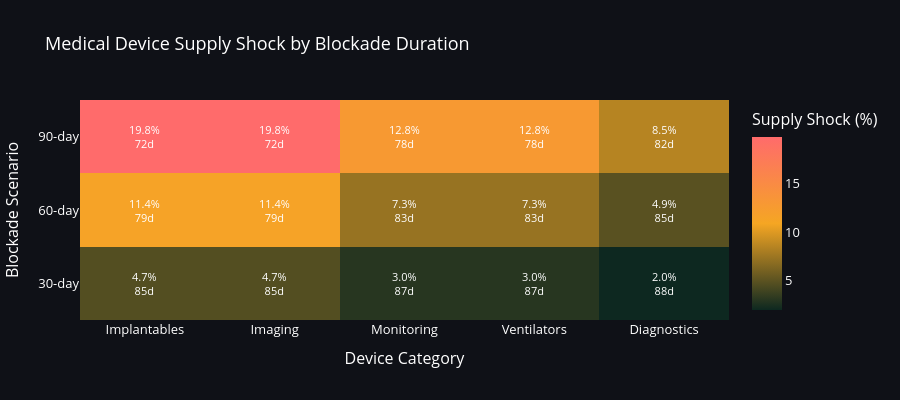

Source (notebook cell):
### Code cell
import numpy as np

# Build heatmap matrix — rows = scenarios, cols = device categories
scenarios_list = ['30-day', '60-day', '90-day']
disruption_rates = [0.40, 0.65, 0.85]
buffer_factors = [0.50, 0.25, 0.00]

heatmap_data = []
annotations = []

for i, (scenario, dr, bf) in enumerate(zip(scenarios_list, disruption_rates, buffer_factors)):
    row = []
    for _, dev in df_medical.iterrows():
        shock = dev['taiwan_dependency_pct'] * dr * (1 - bf) * 100
        onset = int(90 * (1 - dev['taiwan_dependency_pct'] * dr * (1 - bf)))
        row.append(round(shock, 1))
        annotations.append(dict(
            x=dev['device_category'],
            y=scenario,
            text=f"{round(shock,1)}%<br>{onset}d",
            showarrow=False,
            font=dict(color='white', size=11)
        ))
    heatmap_data.append(row)

fig4 = go.Figure(go.Heatmap(
    z=heatmap_data,
    x=df_medical['device_category'].tolist(),
    y=scenarios_list,
    colorscale=[[0, '#0d2820'], [0.5, '#f5a623'], [1, '#ff6b6b']],
    text=[[f"{v}%" for v in row] for row in heatmap_data],
    hovertemplate='Device: %{x}<br>Scenario: %{y}<br>Supply Shock: %{z}%<extra></extra>',
    showscale=True,
    colorbar=dict(title='Supply Shock (%)')
))

fig4.update_layout(
    title='Medical Device Supply Shock by Blockade Duration',
    paper_bgcolor='#0f1117',
    plot_bgcolor='#1a1d27',
    font_color='white',
    font_size=13,
    height=400,
    xaxis_title='Device Category',
    yaxis_title='Blockade Scenario',
    annotations=annotations
)

fig4.show()

### Figure 1 — Plotly figure (JSON) as saved in the notebook; plotly's stock layout.template omitted (floating-point values rounded to 4 significant figures)
{"data": [{"colorbar": {"title": {"text": "Supply Shock (%)"}}, "colorscale": [[0, "#0d2820"], [0.5, "#f5a623"], [1, "#ff6b6b"]], "hovertemplate": "Device: %{x}<br>Scenario: %{y}<br>Supply Shock: %{z}%<extra></extra>", "showscale": true, "text": [["4.7%", "4.7%", "3.0%", "3.0%", "2.0%"], ["11.4%", "11.4%", "7.3%", "7.3%", "4.9%"], ["19.8%", "19.8%", "12.8%", "12.8%", "8.5%"]], "type": "heatmap", "x": ["Implantables", "Imaging", "Monitoring", "Ventilators", "Diagnostics"], "y": ["30-day", "60-day", "90-day"], "z": [[4.7, 4.7, 3, 3, 2], [11.4, 11.4, 7.3, 7.3, 4.9], [19.8, 19.8, 12.8, 12.8, 8.5]]}], "layout": {"annotations": [{"font": {"color": "white", "size": 11}, "showarrow": false, "text": "4.7%<br>85d", "x": "Implantables", "y": "30-day"}, {"font": {"color": "white", "size": 11}, "showarrow": false, "text": "4.7%<br>85d", "x": "Imaging", "y": "30-day"}, {"font": {"color": "white", "size": 11}, "showarrow": false, "text": "3.0%<br>87d", "x": "Monitoring", "y": "30-day"}, {"font": {"color": "white", "size": 11}, "showarrow": false, "text": "3.0%<br>87d", "x": "Ventilators", "y": "30-day"}, {"font": {"color": "white", "size": 11}, "showarrow": false, "text": "2.0%<br>88d", "x": "Diagnostics", "y": "30-day"}, {"font": {"color": "white", "size": 11}, "showarrow": false, "text": "11.4%<br>79d", "x": "Implantables", "y": "60-day"}, {"font": {"color": "white", "size": 11}, "showarrow": false, "text": "11.4%<br>79d", "x": "Imaging", "y": "60-day"}, {"font": {"color": "white", "size": 11}, "showarrow": false, "text": "7.3%<br>83d", "x": "Monitoring", "y": "60-day"}, {"font": {"color": "white", "size": 11}, "showarrow": false, "text": "7.3%<br>83d", "x": "Ventilators", "y": "60-day"}, {"font": {"color": "white", "size": 11}, "showarrow": false, "text": "4.9%<br>85d", "x": "Diagnostics", "y": "60-day"}, {"font": {"color": "white", "size": 11}, "showarrow": false, "text": "19.8%<br>72d", "x": "Implantables", "y": "90-day"}, {"font": {"color": "white", "size": 11}, "showarrow": false, "text": "19.8%<br>72d", "x": "Imaging", "y": "90-day"}, {"font": {"color": "white", "size": 11}, "showarrow": false, "text": "12.8%<br>78d", "x": "Monitoring", "y": "90-day"}, {"font": {"color": "white", "size": 11}, "showarrow": false, "text": "12.8%<br>78d", "x": "Ventilators", "y": "90-day"}, {"font": {"color": "white", "size": 11}, "showarrow": false, "text": "8.5%<br>82d", "x": "Diagnostics", "y": "90-day"}], "font": {"color": "white", "size": 13}, "height": 400, "paper_bgcolor": "#0f1117", "plot_bgcolor": "#1a1d27", "title": {"text": "Medical Device Supply Shock by Blockade Duration"}, "xaxis": {"title": {"text": "Device Category"}}, "yaxis": {"title": {"text": "Blockade Scenario"}}}}
